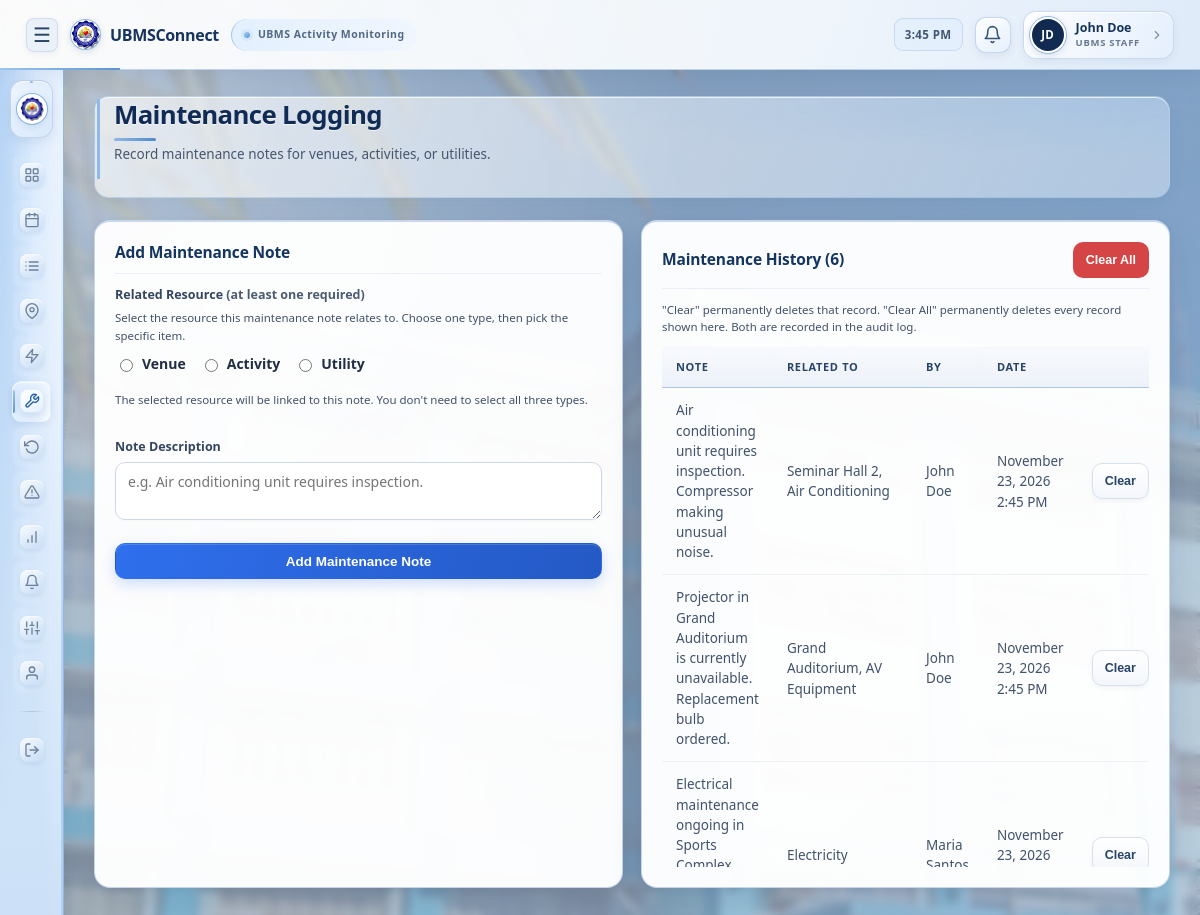
Page /staff/maintenance.php (signed in) on the committed database.
### tables this page shows
CREATE TABLE maintenance_logs (
    id INT AUTO_INCREMENT PRIMARY KEY,
    venue_id INT NULL,
    activity_id INT NULL,
    utility_id INT NULL,
    note TEXT NOT NULL,
    created_by INT NOT NULL,
    created_at DATETIME DEFAULT CURRENT_TIMESTAMP,
    CONSTRAINT fk_maint_venue FOREIGN KEY (venue_id) REFERENCES venues(id) ON DELETE CASCADE,
    CONSTRAINT fk_maint_activity FOREIGN KEY (activity_id) REFERENCES activities(id) ON DELETE CASCADE,
    CONSTRAINT fk_maint_utility FOREIGN KEY (utility_id) REFERENCES utilities(id) ON DELETE CASCADE,
    CONSTRAINT fk_maint_user FOREIGN KEY (created_by) REFERENCES users(id) ON DELETE CASCADE
);

CREATE TABLE users (
    id INT AUTO_INCREMENT PRIMARY KEY,
    username VARCHAR(50) NOT NULL UNIQUE,
    password VARCHAR(255) NOT NULL,
    password_changed_at DATETIME NULL,
    full_name VARCHAR(100) NOT NULL,
    email VARCHAR(150) NULL,
    profile_picture VARCHAR(255) NULL,
    university_id VARCHAR(50) NULL,
    affiliation ENUM('student','ubms_staff') NULL,
    department_id INT NULL,
    course_id INT NULL,
    organization_id INT NULL,
    office_unit VARCHAR(150) NULL,
    role ENUM('super_admin','staff','host') NOT NULL,
    status ENUM('active','pending','inactive','rejected') NOT NULL DEFAULT 'active',
    created_at DATETIME DEFAULT CURRENT_TIMESTAMP,
    updated_at DATETIME DEFAULT CURRENT_TIMESTAMP ON UPDATE CURRENT_TIMESTAMP,
    last_login DATETIME NULL
);

### includes/functions.php (called while the page is built, shortened)
<?php
function e($value) {
    return htmlspecialchars($value ?? '', ENT_QUOTES, 'UTF-8');
}
function formatDateTime($datetime) {
    return date('F j, Y g:i A', strtotime($datetime));
}

### staff/maintenance.php (the view, shortened to what this page needs)
<?php
require_once __DIR__ . '/../includes/auth.php';
$logs = $pdo->query(
    "SELECT m.*, u.full_name AS created_by_name, v.venue_name, a.activity_name, ut.utility_name
     FROM maintenance_logs m
     JOIN users u ON u.id = m.created_by
     LEFT JOIN venues v ON v.id = m.venue_id
     LEFT JOIN activities a ON a.id = m.activity_id
     LEFT JOIN utilities ut ON ut.id = m.utility_id
     ORDER BY m.created_at DESC"
)->fetchAll();
include __DIR__ . '/../includes/header.php';
include __DIR__ . '/../includes/sidebar.php';
?>
<main class="main-content">
    <div class="page-header">
        <div>
            <h1>Maintenance Logging</h1>
            <p class="page-subtitle">Record maintenance notes for venues, activities, or utilities.</p>
        </div>
    </div>
    <div class="grid-2">
        <div class="card">
            <div class="card-title">Add Maintenance Note</div>
            <form method="POST" action="/UBMSConnect/actions/add_maintenance.php" class="maintenance-note-form">
                <div class="form-group">
                    <label>Related Resource <span class="text-muted">(at least one required)</span></label>
                    <p class="small-note" style="margin-top: 4px; margin-bottom: 10px;">Select the resource this maintenance note relates to. Choose one type, then pick the specific item.</p>
                    <div class="resource-type-selector" style="margin-bottom: 12px; display: flex; gap: 14px; flex-wrap: wrap;">
                        <label class="resource-option" style="display: flex; align-items: center; gap: 6px; cursor: pointer; font-size: 14px; color: var(--gray-700);">
                            <input type="radio" name="resource_type" value="venue" onchange="toggleResourceDropdown('venue')">
                            <span>Venue</span>
                        </label>
                        <label class="resource-option" style="display: flex; align-items: center; gap: 6px; cursor: pointer; font-size: 14px; color: var(--gray-700);">
                            <input type="radio" name="resource_type" value="activity" onchange="toggleResourceDropdown('activity')">
                            <span>Activity</span>
                        </label>
                        <label class="resource-option" style="display: flex; align-items: center; gap: 6px; cursor: pointer; font-size: 14px; color: var(--gray-700);">
                            <input type="radio" name="resource_type" value="utility" onchange="toggleResourceDropdown('utility')">
                            <span>Utility</span>
                        </label>
                    </div>
                    <p class="small-note" style="margin-top: 8px;">The selected resource will be linked to this note. You don't need to select all three types.</p>
                </div>
                <div class="form-group">
                    <label>Note Description</label>
                    <textarea name="note" placeholder="e.g. Air conditioning unit requires inspection." required></textarea>
                </div>
                <button type="submit" class="btn btn-primary btn-block">Add Maintenance Note</button>
            </form>
        </div>
        <div class="card">
            <div class="card-title">
                Maintenance History (<?= count($logs) ?>)
                <?php if (!empty($logs)): ?>
                    <button class="btn btn-sm btn-danger" onclick="clearAllMaintenance()">Clear All</button>
                <?php endif; ?>
            </div>
            <?php if (empty($logs)): ?>
                <div class="empty-state">No maintenance notes recorded yet.</div>
            <?php else: ?>
                <p class="small-note">"Clear" permanently deletes that record. "Clear All" permanently deletes every record shown here. Both are recorded in the audit log.</p>
                <div class="table-wrap" style="max-height:520px; overflow-y:auto;">
                    <table class="data-table">
                        <thead><tr><th>Note</th><th>Related To</th><th>By</th><th>Date</th><th></th></tr></thead>
                        <tbody id="maintenanceHistoryBody">
                        <?php foreach ($logs as $log):
                            $related = array_filter([$log['venue_name'], $log['activity_name'], $log['utility_name']]);
                        ?>
                            <tr id="maint-row-<?= (int)$log['id'] ?>">
                                <td><?= e($log['note']) ?></td>
                                <td class="text-muted"><?= $related ? e(implode(', ', $related)) : 'General' ?></td>
                                <td><?= e($log['created_by_name']) ?></td>
                                <td><?= e(formatDateTime($log['created_at'])) ?></td>
                                <td><button class="btn btn-sm" onclick="clearOneMaintenance(<?= (int)$log['id'] ?>)">Clear</button></td>
                            </tr>
                        <?php endforeach; ?>
                        </tbody>
                    </table>
                </div>
            <?php endif; ?>
        </div>
    </div>
</main>
<?php
include __DIR__ . '/../includes/footer.php';
?>

### rows in the picture
maintenance_logs: note "Air conditioning unit requires inspection. Compressor making unusual noise.", related "Seminar Hall 2, Air Conditioning", created_by.full_name "John Doe", created_at "November 23, 2026 2:45 PM"
maintenance_logs: note "Projector in Grand Auditorium is currently unavailable. Replacement bulb ordered.", related "Grand Auditorium, AV Equipment", created_by.full_name "John Doe", created_at "November 23, 2026 2:45 PM"
maintenance_logs: note "Electrical maintenance ongoing in Sports…", related "Electricity", created_by.full_name "Maria…", created_at "November 23, 2026…"

### other values in the picture
nameInitials(currentUserName()) "JD"
currentUserName() "John Doe"
roleLabel(currentUserRole()) "UBMS STAFF"
count($logs) "6"
